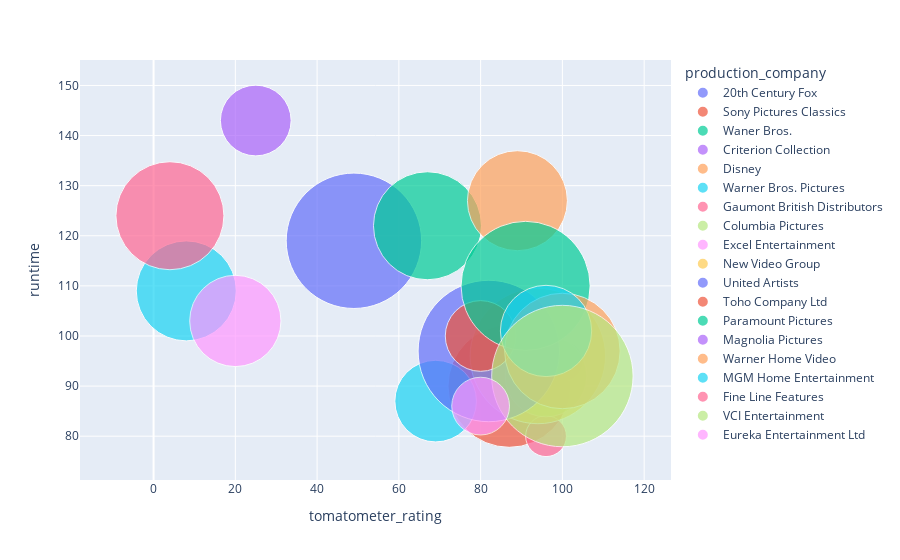

Notebook code for this chart:
### Code cell
production_fig = px.scatter(top_companies, x='tomatometer_rating', y='runtime', size='streaming_month',size_max=100, color='production_company', hover_name=('movie_title'))

production_fig.show()

### Figure 1 — Plotly figure (JSON) as saved in the notebook; plotly's stock layout.template omitted (floating-point values rounded to 4 significant figures)
{"data": [{"hovertemplate": "<b>%{hovertext}</b><br><br>production_company=20th Century Fox<br>tomatometer_rating=%{x}<br>runtime=%{y}<br>streaming_month=%{marker.size}<extra></extra>", "hovertext": ["Percy Jackson & the Olympians: The Lightning Thief"], "legendgroup": "20th Century Fox", "marker": {"color": "#636efa", "size": [11], "sizemode": "area", "sizeref": 0.0012, "symbol": "circle"}, "mode": "markers", "name": "20th Century Fox", "orientation": "v", "showlegend": true, "type": "scatter", "x": [49], "xaxis": "x", "y": [119], "yaxis": "y"}, {"hovertemplate": "<b>%{hovertext}</b><br><br>production_company=Sony Pictures Classics<br>tomatometer_rating=%{x}<br>runtime=%{y}<br>streaming_month=%{marker.size}<extra></extra>", "hovertext": ["Please Give"], "legendgroup": "Sony Pictures Classics", "marker": {"color": "#EF553B", "size": [9], "sizemode": "area", "sizeref": 0.0012, "symbol": "circle"}, "mode": "markers", "name": "Sony Pictures Classics", "orientation": "v", "showlegend": true, "type": "scatter", "x": [87], "xaxis": "x", "y": [90], "yaxis": "y"}, {"hovertemplate": "<b>%{hovertext}</b><br><br>production_company=Waner Bros.<br>tomatometer_rating=%{x}<br>runtime=%{y}<br>streaming_month=%{marker.size}<extra></extra>", "hovertext": ["10"], "legendgroup": "Waner Bros.", "marker": {"color": "#00cc96", "size": [7], "sizemode": "area", "sizeref": 0.0012, "symbol": "circle"}, "mode": "markers", "name": "Waner Bros.", "orientation": "v", "showlegend": true, "type": "scatter", "x": [67], "xaxis": "x", "y": [122], "yaxis": "y"}, {"hovertemplate": "<b>%{hovertext}</b><br><br>production_company=Criterion Collection<br>tomatometer_rating=%{x}<br>runtime=%{y}<br>streaming_month=%{marker.size}<extra></extra>", "hovertext": ["12 Angry Men (Twelve Angry Men)"], "legendgroup": "Criterion Collection", "marker": {"color": "#ab63fa", "size": [1], "sizemode": "area", "sizeref": 0.0012, "symbol": "circle"}, "mode": "markers", "name": "Criterion Collection", "orientation": "v", "showlegend": true, "type": "scatter", "x": [100], "xaxis": "x", "y": [95], "yaxis": "y"}, {"hovertemplate": "<b>%{hovertext}</b><br><br>production_company=Disney<br>tomatometer_rating=%{x}<br>runtime=%{y}<br>streaming_month=%{marker.size}<extra></extra>", "hovertext": ["20,000 Leagues Under The Sea"], "legendgroup": "Disney", "marker": {"color": "#FFA15A", "size": [6], "sizemode": "area", "sizeref": 0.0012, "symbol": "circle"}, "mode": "markers", "name": "Disney", "orientation": "v", "showlegend": true, "type": "scatter", "x": [89], "xaxis": "x", "y": [127], "yaxis": "y"}, {"hovertemplate": "<b>%{hovertext}</b><br><br>production_company=Warner Bros. Pictures<br>tomatometer_rating=%{x}<br>runtime=%{y}<br>streaming_month=%{marker.size}<extra></extra>", "hovertext": ["10,000 B.C.", "Criminal"], "legendgroup": "Warner Bros. Pictures", "marker": {"color": "#19d3f3", "size": [6, 4], "sizemode": "area", "sizeref": 0.0012, "symbol": "circle"}, "mode": "markers", "name": "Warner Bros. Pictures", "orientation": "v", "showlegend": true, "type": "scatter", "x": [8, 69], "xaxis": "x", "y": [109, 87], "yaxis": "y"}, {"hovertemplate": "<b>%{hovertext}</b><br><br>production_company=Gaumont British Distributors<br>tomatometer_rating=%{x}<br>runtime=%{y}<br>streaming_month=%{marker.size}<extra></extra>", "hovertext": ["The 39 Steps"], "legendgroup": "Gaumont British Distributors", "marker": {"color": "#FF6692", "size": [1], "sizemode": "area", "sizeref": 0.0012, "symbol": "circle"}, "mode": "markers", "name": "Gaumont British Distributors", "orientation": "v", "showlegend": true, "type": "scatter", "x": [96], "xaxis": "x", "y": [80], "yaxis": "y"}, {"hovertemplate": "<b>%{hovertext}</b><br><br>production_company=Columbia Pictures<br>tomatometer_rating=%{x}<br>runtime=%{y}<br>streaming_month=%{marker.size}<extra></extra>", "hovertext": ["3:10 to Yuma"], "legendgroup": "Columbia Pictures", "marker": {"color": "#B6E880", "size": [4], "sizemode": "area", "sizeref": 0.0012, "symbol": "circle"}, "mode": "markers", "name": "Columbia Pictures", "orientation": "v", "showlegend": true, "type": "scatter", "x": [96], "xaxis": "x", "y": [92], "yaxis": "y"}, {"hovertemplate": "<b>%{hovertext}</b><br><br>production_company=Excel Entertainment<br>tomatometer_rating=%{x}<br>runtime=%{y}<br>streaming_month=%{marker.size}<extra></extra>", "hovertext": ["Charly (A Heartbeat Away)"], "legendgroup": "Excel Entertainment", "marker": {"color": "#FF97FF", "size": [5], "sizemode": "area", "sizeref": 0.0012, "symbol": "circle"}, "mode": "markers", "name": "Excel Entertainment", "orientation": "v", "showlegend": true, "type": "scatter", "x": [20], "xaxis": "x", "y": [103], "yaxis": "y"}, {"hovertemplate": "<b>%{hovertext}</b><br><br>production_company=New Video Group<br>tomatometer_rating=%{x}<br>runtime=%{y}<br>streaming_month=%{marker.size}<extra></extra>", "hovertext": ["Tatsumi"], "legendgroup": "New Video Group", "marker": {"color": "#FECB52", "size": [11], "sizemode": "area", "sizeref": 0.0012, "symbol": "circle"}, "mode": "markers", "name": "New Video Group", "orientation": "v", "showlegend": true, "type": "scatter", "x": [94], "xaxis": "x", "y": [96], "yaxis": "y"}, {"hovertemplate": "<b>%{hovertext}</b><br><br>production_company=United Artists<br>tomatometer_rating=%{x}<br>runtime=%{y}<br>streaming_month=%{marker.size}<extra></extra>", "hovertext": ["Abraham Lincoln"], "legendgroup": "United Artists", "marker": {"color": "#636efa", "size": [12], "sizemode": "area", "sizeref": 0.0012, "symbol": "circle"}, "mode": "markers", "name": "United Artists", "orientation": "v", "showlegend": true, "type": "scatter", "x": [82], "xaxis": "x", "y": [97], "yaxis": "y"}, {"hovertemplate": "<b>%{hovertext}</b><br><br>production_company=Toho Company Ltd<br>tomatometer_rating=%{x}<br>runtime=%{y}<br>streaming_month=%{marker.size}<extra></extra>", "hovertext": ["Dark Water"], "legendgroup": "Toho Company Ltd", "marker": {"color": "#EF553B", "size": [3], "sizemode": "area", "sizeref": 0.0012, "symbol": "circle"}, "mode": "markers", "name": "Toho Company Ltd", "orientation": "v", "showlegend": true, "type": "scatter", "x": [80], "xaxis": "x", "y": [100], "yaxis": "y"}, {"hovertemplate": "<b>%{hovertext}</b><br><br>production_company=Paramount Pictures<br>tomatometer_rating=%{x}<br>runtime=%{y}<br>streaming_month=%{marker.size}<extra></extra>", "hovertext": ["The Accused"], "legendgroup": "Paramount Pictures", "marker": {"color": "#00cc96", "size": [10], "sizemode": "area", "sizeref": 0.0012, "symbol": "circle"}, "mode": "markers", "name": "Paramount Pictures", "orientation": "v", "showlegend": true, "type": "scatter", "x": [91], "xaxis": "x", "y": [110], "yaxis": "y"}, {"hovertemplate": "<b>%{hovertext}</b><br><br>production_company=Magnolia Pictures<br>tomatometer_rating=%{x}<br>runtime=%{y}<br>streaming_month=%{marker.size}<extra></extra>", "hovertext": ["The Lost City"], "legendgroup": "Magnolia Pictures", "marker": {"color": "#ab63fa", "size": [3], "sizemode": "area", "sizeref": 0.0012, "symbol": "circle"}, "mode": "markers", "name": "Magnolia Pictures", "orientation": "v", "showlegend": true, "type": "scatter", "x": [25], "xaxis": "x", "y": [143], "yaxis": "y"}, {"hovertemplate": "<b>%{hovertext}</b><br><br>production_company=Warner Home Video<br>tomatometer_rating=%{x}<br>runtime=%{y}<br>streaming_month=%{marker.size}<extra></extra>", "hovertext": ["The Breaking Point"], "legendgroup": "Warner Home Video", "marker": {"color": "#FFA15A", "size": [8], "sizemode": "area", "sizeref": 0.0012, "symbol": "circle"}, "mode": "markers", "name": "Warner Home Video", "orientation": "v", "showlegend": true, "type": "scatter", "x": [100], "xaxis": "x", "y": [97], "yaxis": "y"}, {"hovertemplate": "<b>%{hovertext}</b><br><br>production_company=MGM Home Entertainment<br>tomatometer_rating=%{x}<br>runtime=%{y}<br>streaming_month=%{marker.size}<extra></extra>", "hovertext": ["Adam's Rib"], "legendgroup": "MGM Home Entertainment", "marker": {"color": "#19d3f3", "size": [5], "sizemode": "area", "sizeref": 0.0012, "symbol": "circle"}, "mode": "markers", "name": "MGM Home Entertainment", "orientation": "v", "showlegend": true, "type": "scatter", "x": [96], "xaxis": "x", "y": [101], "yaxis": "y"}, {"hovertemplate": "<b>%{hovertext}</b><br><br>production_company=Fine Line Features<br>tomatometer_rating=%{x}<br>runtime=%{y}<br>streaming_month=%{marker.size}<extra></extra>", "hovertext": ["The Bridge of San Luis Rey"], "legendgroup": "Fine Line Features", "marker": {"color": "#FF6692", "size": [7], "sizemode": "area", "sizeref": 0.0012, "symbol": "circle"}, "mode": "markers", "name": "Fine Line Features", "orientation": "v", "showlegend": true, "type": "scatter", "x": [4], "xaxis": "x", "y": [124], "yaxis": "y"}, {"hovertemplate": "<b>%{hovertext}</b><br><br>production_company=VCI Entertainment<br>tomatometer_rating=%{x}<br>runtime=%{y}<br>streaming_month=%{marker.size}<extra></extra>", "hovertext": ["The Prowler (Cost of Living )"], "legendgroup": "VCI Entertainment", "marker": {"color": "#B6E880", "size": [12], "sizemode": "area", "sizeref": 0.0012, "symbol": "circle"}, "mode": "markers", "name": "VCI Entertainment", "orientation": "v", "showlegend": true, "type": "scatter", "x": [100], "xaxis": "x", "y": [92], "yaxis": "y"}, {"hovertemplate": "<b>%{hovertext}</b><br><br>production_company=Eureka Entertainment Ltd<br>tomatometer_rating=%{x}<br>runtime=%{y}<br>streaming_month=%{marker.size}<extra></extra>", "hovertext": ["The Adventures of Mark Twain"], "legendgroup": "Eureka Entertainment Ltd", "marker": {"color": "#FF97FF", "size": [2], "sizemode": "area", "sizeref": 0.0012, "symbol": "circle"}, "mode": "markers", "name": "Eureka Entertainment Ltd", "orientation": "v", "showlegend": true, "type": "scatter", "x": [80], "xaxis": "x", "y": [86], "yaxis": "y"}], "layout": {"legend": {"itemsizing": "constant", "title": {"text": "production_company"}, "tracegroupgap": 0}, "margin": {"t": 60}, "xaxis": {"anchor": "y", "domain": [0, 1], "title": {"text": "tomatometer_rating"}}, "yaxis": {"anchor": "x", "domain": [0, 1], "title": {"text": "runtime"}}}}
